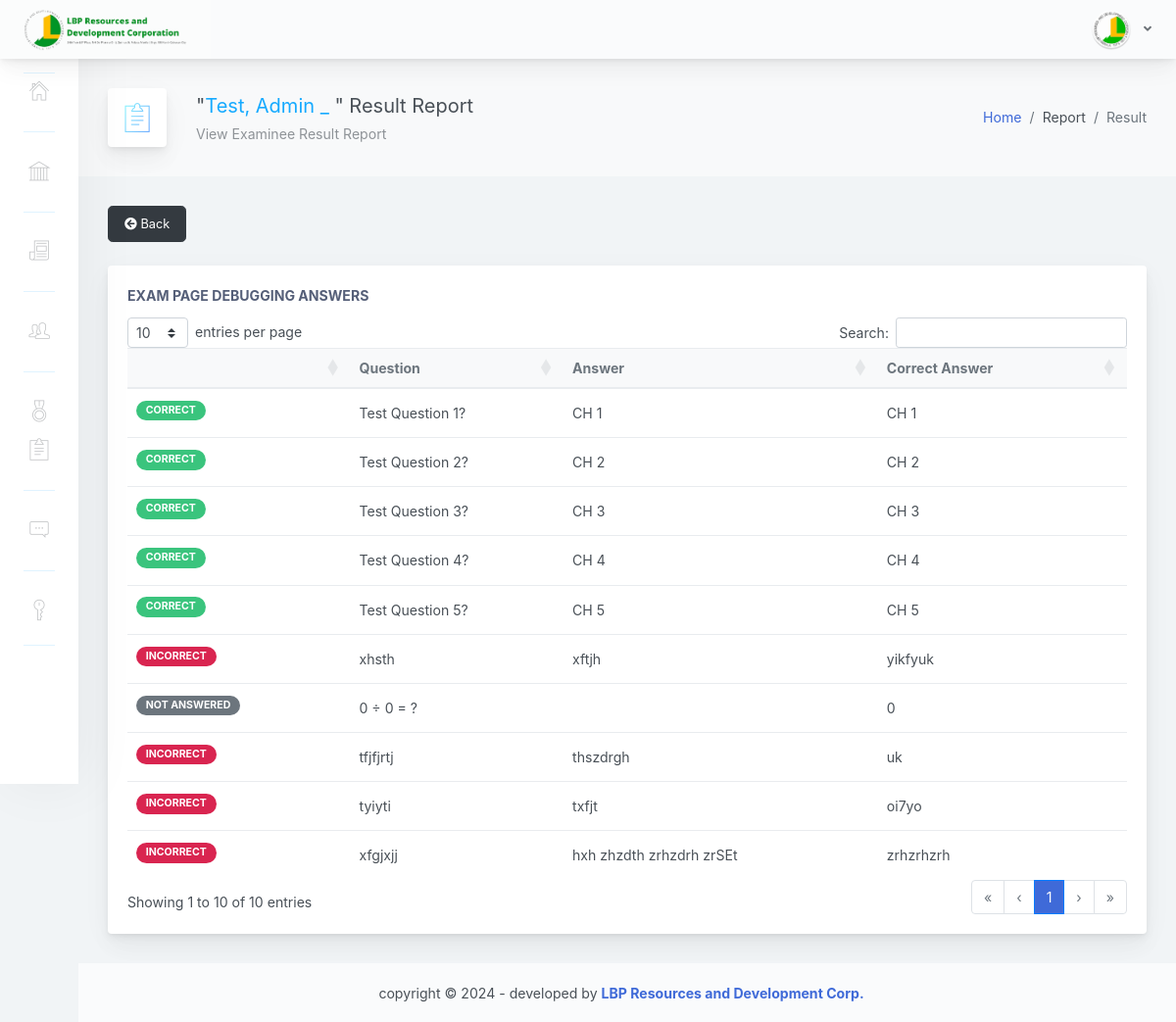
The app's page /adminpanel/home.php?page=report-examinee-result&exmne=8&exam=10 (signed in) with its own data.
### tables this page shows
CREATE TABLE IF NOT EXISTS `examinee_tbl` (
  `exmne_id` int(11) NOT NULL AUTO_INCREMENT,
  `exmne_clu_id` varchar(255) NOT NULL,
  `exmne_fname` varchar(255) NOT NULL,
  `exmne_mname` varchar(255) NOT NULL,
  `exmne_lname` varchar(255) NOT NULL,
  `exmne_sfname` varchar(255) NOT NULL,
  `exmne_sex` varchar(255) NOT NULL,
  `exmne_birthdate` date NOT NULL,
  `exmne_disablecam` varchar(255) NOT NULL,
  `exmne_email` varchar(255) NOT NULL,
  `exmne_pass` varchar(255) NOT NULL,
  `exmne_status` varchar(255) NOT NULL,
  `exmne_created` timestamp NOT NULL DEFAULT current_timestamp() ON UPDATE current_timestamp(),
  PRIMARY KEY (`exmne_id`)
);

CREATE TABLE IF NOT EXISTS `exam_tbl` (
  `ex_id` int(11) NOT NULL AUTO_INCREMENT,
  `ex_title` varchar(255) NOT NULL,
  `ex_description` varchar(255) NOT NULL,
  `ex_time_limit` int(11) NOT NULL,
  `ex_qstn_limit` int(11) NOT NULL,
  `ex_disable_prv` varchar(255) NOT NULL,
  `ex_random_qstn` varchar(255) NOT NULL,
  `ex_status` int(1) NOT NULL,
  `ex_created` timestamp NOT NULL DEFAULT current_timestamp() ON UPDATE current_timestamp(),
  PRIMARY KEY (`ex_id`)
);

CREATE TABLE IF NOT EXISTS `exam_question_tbl` (
  `exqstn_id` int(11) NOT NULL AUTO_INCREMENT,
  `ex_id` int(11) NOT NULL,
  `exam_image` varchar(255) NOT NULL,
  `exam_question` varchar(255) NOT NULL,
  `exam_ch1` varchar(255) NOT NULL,
  `exam_ch2` varchar(255) NOT NULL,
  `exam_ch3` varchar(255) NOT NULL,
  `exam_ch4` varchar(255) NOT NULL,
  `exam_ch5` varchar(255) NOT NULL,
  `exam_ch6` varchar(255) NOT NULL,
  `exam_ch7` varchar(255) NOT NULL,
  `exam_ch8` varchar(255) NOT NULL,
  `exam_ch9` varchar(255) NOT NULL,
  `exam_ch10` varchar(255) NOT NULL,
  `exqstn_answer` varchar(255) NOT NULL,
  PRIMARY KEY (`exqstn_id`)
);

CREATE TABLE IF NOT EXISTS `examinee_answers` (
  `exans_id` int(11) NOT NULL AUTO_INCREMENT,
  `exmne_id` int(11) NOT NULL,
  `exam_id` int(11) NOT NULL,
  `exqstn_id` int(11) NOT NULL,
  `exmne_answer` varchar(255) NOT NULL,
  `exatmpt_no` int(11) NOT NULL,
  `exans_created` timestamp NOT NULL DEFAULT current_timestamp() ON UPDATE current_timestamp(),
  PRIMARY KEY (`exans_id`)
);

### adminpanel/pages/report-examinee-result.php (the view)
<?php
    $exmne_Id = $_GET['exmne'];
    $ex_id = $_GET['exam'];
    $stmt1 = $conn->prepare("SELECT * FROM examinee_tbl WHERE exmne_id = :exmne_id");
    $stmt1->bindParam(':exmne_id', $exmne_Id);
    $stmt1->execute();
    if ($row = $stmt1->fetch(PDO::FETCH_ASSOC)) {
        $exmne_fname = $row['exmne_fname'] != '' ? $row['exmne_fname'] : 'null';
        $exmne_mname = $row['exmne_mname'] != '' ? substr($row['exmne_mname'], 0, 1) . ". " : '_ ';
        $exmne_lname = $row['exmne_lname'] != '' ? $row['exmne_lname'] : 'null';
        $exmne_sfname = $row['exmne_sfname'] != '' ? $row['exmne_sfname'] : '';
        $exmne_name = $exmne_lname . ', ' . $exmne_fname . ' ' . $exmne_mname . $exmne_sfname;
    }
    $stmt2 = $conn->prepare("SELECT * FROM exam_tbl WHERE ex_id = :ex_id");
    $stmt2->bindParam(':ex_id', $ex_id);
    $stmt2->execute();
    if ($row = $stmt2->fetch(PDO::FETCH_ASSOC)) {
        $ex_title = isset($row['ex_title']) ? $row['ex_title'] : 'null';
    }
?>
                <div class="app-main__inner">
                    <div class="app-page-title">
                        <div class="page-title-wrapper">
                            <div class="page-title-heading">
                                <div class="page-title-icon">
                                    <i class="pe-7s-note2 icon-gradient bg-happy-fisher">
                                    </i>
                                </div>
                                <div>"<span class="text-info"><?php echo htmlspecialchars($exmne_name); ?></span>" Result Report
                                    <div class="page-title-subheading">
                                        View Examinee Result Report
                                    </div>
                                </div>
                            </div>
                            <div class="page-title-actions">
                            <ol class="breadcrumb">
                                <li class="breadcrumb-item"><a href="home.php">Home</a></li>
                                <li class="breadcrumb-item">Report</li>
                                <li class="breadcrumb-item active" aria-current="page">Result</li>
                            </ol>
                            </div>
                        </div>
                    </div>
                    <div class="row mb-4">
                        <div class="col-md-12">
                        <a href="?page=report-examinee" class="btn btn-lg btn-dark"><i class="fa fa-arrow-circle-left"></i> Back</a>
                        </div>
                    </div>
                    <div class="row">
                        <div class="col-md-12">
                            <div class="main-card mb-3 card">
                                <div class="card-body">
                                    <div class="card-title"><?php echo htmlspecialchars($ex_title); ?> Answers</div>
                                    <div class="table-responsive">
                                        <table class="mb-0 table table-hover dt-sort" id="tableList" width="100%">
                                            <thead class="thead-light">
                                            <tr>
                                                <th></th>
                                                <th>Question</th>
                                                <th>Answer</th>
                                                <th>Correct Answer</th>
                                            </tr>
                                            </thead>
                                            <tbody>
                                            <?php
                                            $stmt3 = $conn->prepare("SELECT * FROM exam_question_tbl WHERE ex_id = :ex_id");
                                            $stmt3->bindParam(':ex_id', $ex_id);
                                            $stmt3->execute();
                                            while ($row = $stmt3->fetch(PDO::FETCH_ASSOC)) {
                                                $exqstn_id = isset($row['exqstn_id']) ? $row['exqstn_id'] : 'null';
                                                $exqstn_question = isset($row['exam_question']) ? $row['exam_question'] : 'null';
                                                $exqstn_answer = isset($row['exqstn_answer']) ? $row['exqstn_answer'] : 'null';
                                                $stmt4 = $conn->prepare("SELECT * FROM examinee_answers WHERE exmne_id = :exmne_id AND exqstn_id = :exqstn_id");
                                                $stmt4->bindParam(':exmne_id', $exmne_Id);
                                                $stmt4->bindParam(':exqstn_id', $exqstn_id);
                                                $stmt4->execute();
                                                $exmne_answer = '';
                                                if ($ans = $stmt4->fetch(PDO::FETCH_ASSOC)) {
                                                    $exmne_answer = isset($ans['exmne_answer']) ? $ans['exmne_answer'] : 'null';
                                                }
                                            ?>
                                            <tr id="<?php echo $exqstn_id; ?>">
                                                <td>
                                                <?php
                                                if ($exmne_answer == $exqstn_answer) {
                                                    echo '<span class="mb-2 mr-2 badge badge-pill badge-success">Correct</span>';
                                                } else if ($exmne_answer == '') {
                                                    echo '<span class="mb-2 mr-2 badge badge-pill badge-secondary">Not Answered</span>';
                                                } else {
                                                    echo '<span class="mb-2 mr-2 badge badge-pill badge-danger">Incorrect</span>';
                                                }
                                                ?>
                                                </td>
                                                <td>
                                                    <?php echo htmlspecialchars($exqstn_question); ?>
                                                </td>
                                                <td>
                                                    <?php echo htmlspecialchars($exmne_answer); ?>
                                                </td>
                                                <td>
                                                    <?php echo htmlspecialchars($exqstn_answer); ?>
                                                </td>
                                            </tr>
                                            <?php } ?>
                                            </tbody>
                                        </table>
                                    </div>
                                </div>
                            </div>
                        </div>
                    </div>
                </div>

### css/datatables.css (style rules this page uses)
:root { --dt-row-selected: 2, 117, 216; --dt-row-selected-text: 255, 255, 255; --dt-row-selected-link: 9, 10, 11; --dt-row-stripe: 0, 0, 0; --dt-row-hover: 0, 0, 0; --dt-column-ordering: 0, 0, 0; --dt-html-background: white; }
table.dataTable thead > tr > th.dt-orderable-asc, table.dataTable thead > tr > th.dt-orderable-desc, table.dataTable thead > tr > th.dt-ordering-asc, table.dataTable thead > tr > th.dt-ordering-desc, table.dataTable thead > tr > td.dt-orderable-asc, table.dataTable thead > tr > td.dt-orderable-desc, table.dataTable thead > tr > td.dt-ordering-asc, table.dataTable thead > tr > td.dt-ordering-desc { position: relative; padding-right: 30px; }
table.dataTable thead > tr > th.dt-orderable-asc, table.dataTable thead > tr > th.dt-orderable-desc, table.dataTable thead > tr > td.dt-orderable-asc, table.dataTable thead > tr > td.dt-orderable-desc { cursor: pointer; }
table.dataTable th, table.dataTable td { box-sizing: border-box; }
table.dataTable thead th, table.dataTable thead td, table.dataTable tfoot th, table.dataTable tfoot td { text-align: left; }
table.dataTable.table { clear: both; max-width: none; border-spacing: 0; margin-bottom: 0; }
table.dataTable.table > tbody > tr { background-color: transparent; }

### css/custom.css (style rules this page uses)
:root { --color-blue: #5897fc; --color-blue-grayed: #e0ecff; }

### records on screen
examinee_tbl: exmne_name "Test, Admin _"
exam_tbl: ex_title "EXAM PAGE DEBUGGING"
exam_question_tbl: shows "CORRECT", exam_question "Test Question 1?", examinee_answers.exmne_answer "CH 1", exqstn_answer "CH 1"
exam_question_tbl: shows "CORRECT", exam_question "Test Question 2?", examinee_answers.exmne_answer "CH 2", exqstn_answer "CH 2"
exam_question_tbl: shows "CORRECT", exam_question "Test Question 3?", examinee_answers.exmne_answer "CH 3", exqstn_answer "CH 3"
exam_question_tbl: shows "CORRECT", exam_question "Test Question 4?", examinee_answers.exmne_answer "CH 4", exqstn_answer "CH 4"
exam_question_tbl: shows "CORRECT", exam_question "Test Question 5?", examinee_answers.exmne_answer "CH 5", exqstn_answer "CH 5"
exam_question_tbl: shows "INCORRECT", exam_question "xhsth", examinee_answers.exmne_answer "xftjh", exqstn_answer "yikfyuk"
exam_question_tbl: shows "NOT ANSWERED", exam_question "0 ÷ 0 = ?", exqstn_answer "0"
exam_question_tbl: shows "INCORRECT", exam_question "tfjfjrtj", examinee_answers.exmne_answer "thszdrgh", exqstn_answer "uk"
exam_question_tbl: shows "INCORRECT", exam_question "tyiyti", examinee_answers.exmne_answer "txfjt", exqstn_answer "oi7yo"
exam_question_tbl: shows "INCORRECT", exam_question "xfgjxjj", examinee_answers.exmne_answer "hxh zhzdth zrhzdrh zrSEt", exqstn_answer "zrhzrhzrh"
